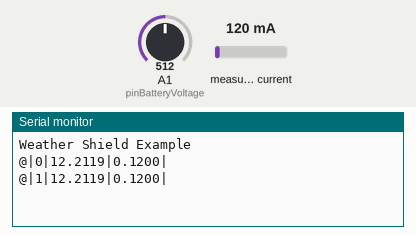
Simulated run of this sketch. Board: Arduino Uno, built with avr-gcc and run on an emulated ATmega328P. Parts: the last lines printed to the serial monitor. Inputs (shaded band) come from the test bench; at power-on: measured current 120 mA, A1 (pinBatteryVoltage) = 512.

Above: at 1.8 s.
1.9 s: measured current set to 40 mA
At 2.8 s:
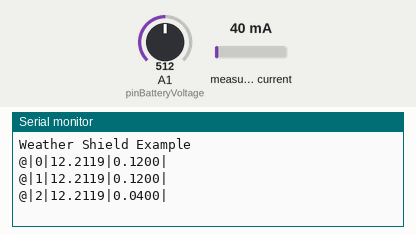
3.4 s: A1 (pinBatteryVoltage) set to 716
At 4.6 s:
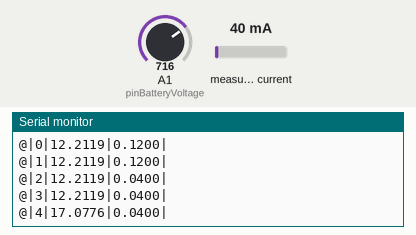
4.9 s: measured current set to 500 mA
At 5.4 s:
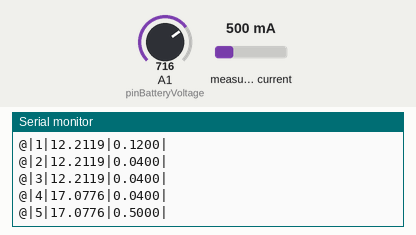
6.4 s: A1 (pinBatteryVoltage) set to 900
At 7.8 s:
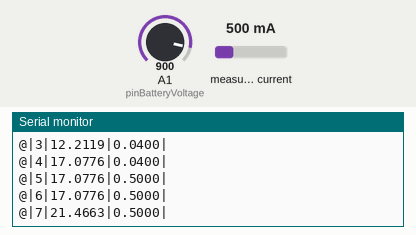
Timing chart, 0 to 8.9 s (numbered marks = the images above; inputs shaded):
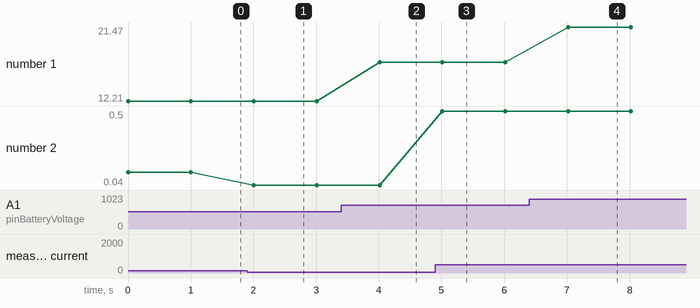

Measured:
- after the input at 1.9 s, the serial monitor: prints a new line after 0.11 s (image 1)
- after the input at 3.4 s, the serial monitor: prints a new line after 0.61 s (image 2)
- after the input at 4.9 s, the serial monitor: prints a new line after 0.11 s (image 3)
- after the input at 6.4 s, the serial monitor: prints a new line after 0.62 s (image 4)
- plotted number 1: 12.21 → 17.08 after the input at 3.4 s, 17.08 → 21.47 after the input at 6.4 s
- plotted number 2: 0.12 → 0.04 after the input at 1.9 s, 0.04 → 0.5 after the input at 4.9 s

The sketch:

main.ino
```cpp
#include "ACS712.h"

float currentDC =0;
float batt_lvl = 0;
unsigned long contador= 0;


  int pinBatteryVoltage = A1;
  ACS712 sensor(ACS712_30A, A0);
  float vout = 0.0;
  float vin = 0.0;
  float R1 = 30000.0; //
  float R2 = 7500.0; //
  int value = 0;


    float get_battery_level()
    {
    value = analogRead(pinBatteryVoltage);
    vout = (value * 4.88) / 1023.0; // see text
    vin = vout / (R2/(R1+R2));
      //REGRESSÃO LINEAR FEITA PRA CORRIGIR O EFEITO DO SENSOR DE LUZ DA SHIELD
    //vin = ((1.566*vin) + 0.07800);
    return vin;


    }
  //Calculates each of the variables that wunderground is expecting
  void calcWeather()
  {
      //Calc battery level
      batt_lvl = get_battery_level();


      //sensor.setZeroPoint(510);
      currentDC = sensor.getCurrentDC();
  }


  void printWeather()
  {
      calcWeather(); //Go calc all the various sensors

      Serial.println();
      Serial.print('@');
        Serial.print("|");
          Serial.print(contador++);
        Serial.print("|");

      // Serial.print(",batt_lvl=");
      Serial.print(batt_lvl, 4);
      Serial.print("|");


      Serial.print(currentDC, 4);
      Serial.println("|");

    }
    void setup()
    {
        Serial.begin(115200);
        Serial.println("Weather Shield Example");
        sensor.setZeroPoint(511);
    }


    void loop(){
        //Keep track of which minute it is

            printWeather();


      delay(1000);


    }
```
